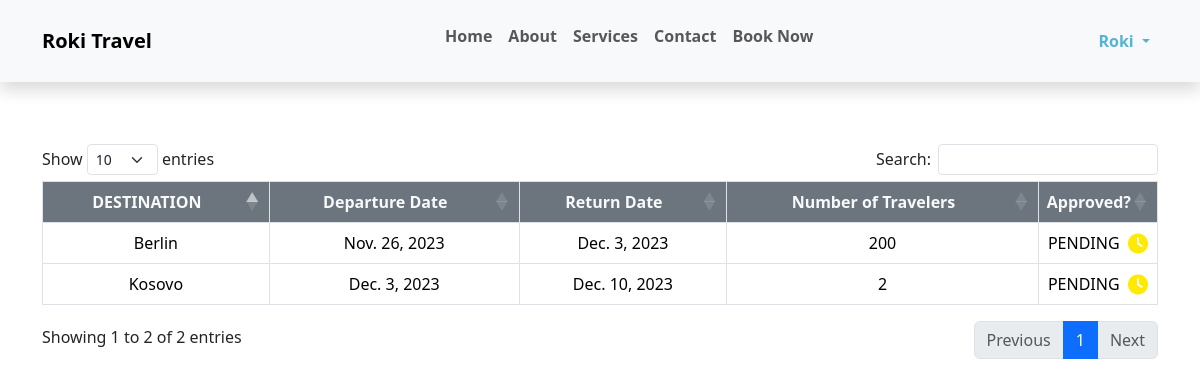
Page /your-book/ (signed in) on the earlier database version.
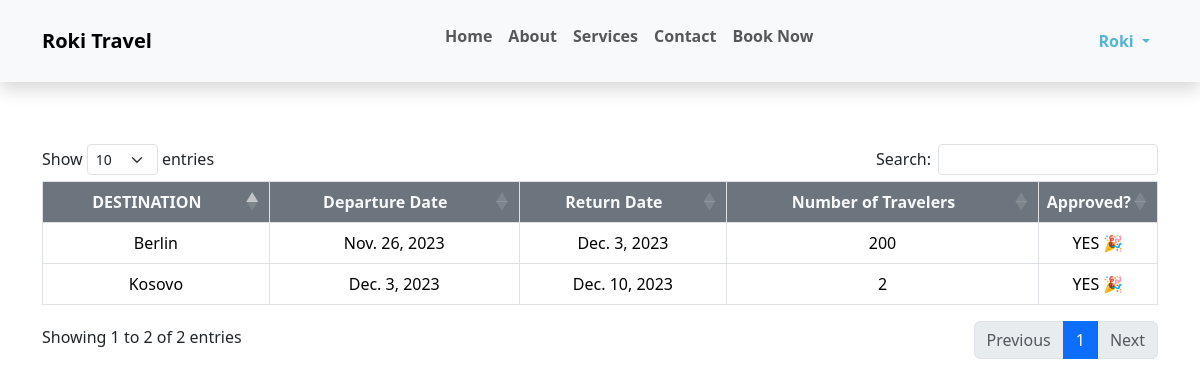
Same page on the later database version.
### App/models.py (models this page shows, shortened)
class Book(models.Model):
    destination = models.CharField(max_length=20)
    departure_date = models.DateField()
    return_date = models.DateField()
    travelers = models.IntegerField()
    approved = models.BooleanField(blank=True, null=True)
    not_approved = models.BooleanField(blank=True, null=True)
    pending = models.BooleanField(default=True)
    user = models.ForeignKey(User, on_delete=models.CASCADE)
    class Meta:
        ordering = ("-departure_date",)

### App/views.py (the view)
    def _wrapped_view(request, *args, **kwargs):
        if not request.user.is_authenticated:
            messages.error(request, "You need to log in first")
            return redirect("login")
        return view_func(request, *args, **kwargs)

### App/views.py (called while the page is built)
def redirect_if_not_authenticated(view_func):
    def _wrapped_view(request, *args, **kwargs):
        if not request.user.is_authenticated:
            messages.error(request, "You need to log in first")
            return redirect("login")
        return view_func(request, *args, **kwargs)
    return _wrapped_view

@redirect_if_not_authenticated
def your_book(request):
    books = Book.objects.filter(user=request.user)
    return render(request, "your_book.html", {"books": books})

### App/templates/your_book.html (shortened to what this page needs)
{% extends "base.html" %}
{% load static %}
{% block active-curr-user %}active{% endblock active-curr-user %}
{% block content %}
    <div class="container mt-5 pt-5">
        <div class="table-responsive mt-5">
            <table class="table table-bordered" id="example">
                <thead>
                    <tr>
                        <th scope="col" class="bg-secondary text-light text-center">DESTINATION</th>
                        <th scope="col" class="bg-secondary text-light text-center">Departure Date</th>
                        <th scope="col" class="bg-secondary text-light text-center">Return Date</th>
                        <th scope="col" class="bg-secondary text-light text-center">Number of Travelers</th>
                        <th class="bg-secondary text-light text-center" style="width: 10%;">Approved?</th>
                    </tr>
                </thead>
                <tbody>
                    {% for book in books %}
                        <tr>
                            <td class="text-center">{{book.destination}}</td>
                            <td class="text-center">{{book.departure_date}}</td>
                            <td class="text-center">{{book.return_date}}</td>
                            <td class="text-center">{{book.travelers}}</td>
                            <td class="text-center">
                                {% if book.approved %}
                                    YES 🎉
                                {% elif book.not_approved  %}
                                    NO 😞
                                {% elif book.pending %}
                                PENDING &nbsp;<i class="fa-solid fa-clock fa-lg" style="color: #ffea00;"></i>
                                {% endif %}
                            </td>
                        </tr>
                    {% endfor %}
                </tbody>
            </table>
        </div>
    </div>
{% endblock content %}

### App/templates/base.html (shortened to what this page needs)
{% load static %}
<!DOCTYPE html>
<html lang="en">
<head>
    <link href="https://cdn.jsdelivr.net/npm/bootstrap@5.3.2/dist/css/bootstrap.min.css" rel="stylesheet">
    <link rel="stylesheet" href="{% static 'css/styles.css' %}">
    <link rel="stylesheet" href="https://cdn.datatables.net/1.13.7/css/dataTables.bootstrap5.min.css" />
    <link rel="stylesheet" href="//cdn.jsdelivr.net/npm/alertifyjs@1.13.1/build/css/alertify.min.css"/>
    <link rel="stylesheet" href="//cdn.jsdelivr.net/npm/alertifyjs@1.13.1/build/css/themes/default.min.css"/>
</head>
<body data-bs-spy="scroll" data-bs-target="#nav-scroll">
      <nav class="navbar navbar-expand-lg navbar-light bg-light shadow fixed-top p-3" id="nav-scroll">
        <div class="container">
            <a href="{% url 'home' %}" class="navbar-brand fw-bolder">
              Roki Travel
            </a>
          <div class="collapse navbar-collapse pt-3 pt-lg-0 fw-bold" id="navbar">
            <ul class="navbar-nav me-auto mb-2 mb-lg-0 mx-auto">
              <li class="nav-item">
                <a class="nav-link link d-inline-block {% block active-home %}active{% endblock active-home %}" href="/#home">Home</a>
              </li>
              <li class="nav-item">
                <a class="nav-link link d-inline-block" href="/#about">About</a>
              </li>
              <li class="nav-item">
                <a class="nav-link link d-inline-block {% block services-active %}{% endblock services-active %}" href="/#services">Services</a>
              </li>
              <li class="nav-item">
                <a class="nav-link link d-inline-block" href="{% url 'contact' %}">Contact</a>
              </li>
              <li class="nav-item">
                <a class="nav-link link d-inline-block {% block active-book %}{% endblock active-book %}"
                href="{% url 'book' %}">Book Now</a>
              </li>
            </ul>
            <ul class="navbar-nav mb-2 mb-lg-0">
              {% if request.user.is_authenticated %}
                  <li class="nav-item dropdown">
                    <a href="#" class="nav-link dropdown-toggle
                    {% block active-curr-user %}{% endblock active-curr-user %}"
                    href="#" role="button" aria-expanded="false">
                      {{ request.user | title }}
                    </a>
                  </li>
              {% endif %}
            </ul>
          </div>
        </div>
      </nav>
    {% block content %}
    {% endblock content %}
</body>
</html>

### App/static/css/styles.css (style rules this page uses)
.link { position: relative; overflow: hidden; }
.link::after { content: ""; display: block; height: 4px; width: 100%; background-color: #66d9e8; transform: scale(0); transform-origin: left; transition: transform 0.4s ease; }
.active { color: #54B4D3 !important; }

Differences in the rows shown:
changed Book "Kosovo": approved "PENDING" → "YES 🎉"
changed Book "Berlin": approved "PENDING" → "YES 🎉"
